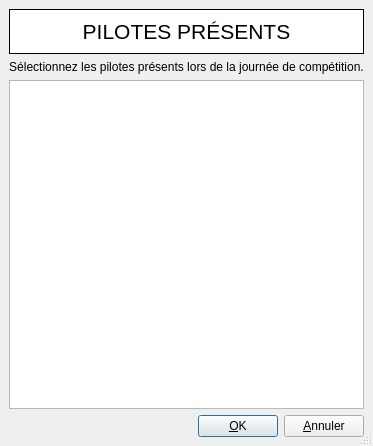
<ui version="4.0" >
 <class>PilotesPresents</class>
 <widget class="QDialog" name="PilotesPresents" >
  <property name="geometry" >
   <rect>
    <x>0</x>
    <y>0</y>
    <width>336</width>
    <height>446</height>
   </rect>
  </property>
  <property name="windowTitle" >
   <string>Qt - Pilotes présents</string>
  </property>
  <property name="sizeGripEnabled" >
   <bool>true</bool>
  </property>
  <layout class="QGridLayout" >
   <property name="margin" >
    <number>9</number>
   </property>
   <property name="spacing" >
    <number>6</number>
   </property>
   <item row="2" column="0" >
    <widget class="QListWidget" name="listePresents" />
   </item>
   <item row="3" column="0" >
    <layout class="QHBoxLayout" >
     <property name="margin" >
      <number>0</number>
     </property>
     <property name="spacing" >
      <number>6</number>
     </property>
     <item>
      <spacer>
       <property name="orientation" >
        <enum>Qt::Horizontal</enum>
       </property>
       <property name="sizeType" >
        <enum>QSizePolicy::Expanding</enum>
       </property>
       <property name="sizeHint" >
        <size>
         <width>20</width>
         <height>20</height>
        </size>
       </property>
      </spacer>
     </item>
     <item>
      <widget class="QPushButton" name="buttonOk" >
       <property name="text" >
        <string>&amp;OK</string>
       </property>
       <property name="shortcut" >
        <string/>
       </property>
       <property name="autoDefault" >
        <bool>true</bool>
       </property>
       <property name="default" >
        <bool>true</bool>
       </property>
      </widget>
     </item>
     <item>
      <widget class="QPushButton" name="buttonCancel" >
       <property name="text" >
        <string>&amp;Annuler</string>
       </property>
       <property name="shortcut" >
        <string>Alt+A</string>
       </property>
       <property name="autoDefault" >
        <bool>true</bool>
       </property>
      </widget>
     </item>
    </layout>
   </item>
   <item row="1" column="0" >
    <widget class="QLabel" name="textLabel1_2" >
     <property name="text" >
      <string>&lt;p align="center">Sélectionnez les pilotes présents lors de la journée de compétition.</string>
     </property>
     <property name="wordWrap" >
      <bool>false</bool>
     </property>
    </widget>
   </item>
   <item row="0" column="0" >
    <widget class="QFrame" name="frame" >
     <property name="palette" >
      <palette>
       <active>
        <colorrole role="Base" >
         <brush brushstyle="SolidPattern" >
          <color alpha="255" >
           <red>255</red>
           <green>255</green>
           <blue>255</blue>
          </color>
         </brush>
        </colorrole>
        <colorrole role="Window" >
         <brush brushstyle="SolidPattern" >
          <color alpha="255" >
           <red>255</red>
           <green>255</green>
           <blue>255</blue>
          </color>
         </brush>
        </colorrole>
       </active>
       <inactive>
        <colorrole role="Base" >
         <brush brushstyle="SolidPattern" >
          <color alpha="255" >
           <red>255</red>
           <green>255</green>
           <blue>255</blue>
          </color>
         </brush>
        </colorrole>
        <colorrole role="Window" >
         <brush brushstyle="SolidPattern" >
          <color alpha="255" >
           <red>255</red>
           <green>255</green>
           <blue>255</blue>
          </color>
         </brush>
        </colorrole>
       </inactive>
       <disabled>
        <colorrole role="Base" >
         <brush brushstyle="SolidPattern" >
          <color alpha="255" >
           <red>255</red>
           <green>255</green>
           <blue>255</blue>
          </color>
         </brush>
        </colorrole>
        <colorrole role="Window" >
         <brush brushstyle="SolidPattern" >
          <color alpha="255" >
           <red>255</red>
           <green>255</green>
           <blue>255</blue>
          </color>
         </brush>
        </colorrole>
       </disabled>
      </palette>
     </property>
     <property name="autoFillBackground" >
      <bool>true</bool>
     </property>
     <property name="frameShape" >
      <enum>QFrame::Box</enum>
     </property>
     <property name="frameShadow" >
      <enum>QFrame::Plain</enum>
     </property>
     <layout class="QGridLayout" >
      <property name="margin" >
       <number>9</number>
      </property>
      <property name="spacing" >
       <number>6</number>
      </property>
      <item row="0" column="0" >
       <widget class="QLabel" name="TextLabel1" >
        <property name="sizePolicy" >
         <sizepolicy>
          <hsizetype>1</hsizetype>
          <vsizetype>1</vsizetype>
          <horstretch>0</horstretch>
          <verstretch>0</verstretch>
         </sizepolicy>
        </property>
        <property name="minimumSize" >
         <size>
          <width>0</width>
          <height>0</height>
         </size>
        </property>
        <property name="maximumSize" >
         <size>
          <width>32767</width>
          <height>32767</height>
         </size>
        </property>
        <property name="font" >
         <font>
          <pointsize>16</pointsize>
          <weight>75</weight>
          <bold>true</bold>
         </font>
        </property>
        <property name="text" >
         <string>&lt;html>&lt;head>&lt;meta name="qrichtext" content="1" />&lt;style type="text/css">
p, li { white-space: pre-wrap; }
&lt;/style>&lt;/head>&lt;body style=" font-family:'MS Shell Dlg 2'; font-size:16pt; font-weight:600; font-style:normal; text-decoration:none;">
&lt;p style=" margin-top:0px; margin-bottom:0px; margin-left:0px; margin-right:0px; -qt-block-indent:0; text-indent:0px;">&lt;span style=" font-weight:400;">PILOTES PRÉSENTS&lt;/span>&lt;/p>&lt;/body>&lt;/html></string>
        </property>
        <property name="alignment" >
         <set>Qt::AlignCenter</set>
        </property>
        <property name="wordWrap" >
         <bool>false</bool>
        </property>
       </widget>
      </item>
     </layout>
    </widget>
   </item>
  </layout>
 </widget>
 <layoutdefault spacing="6" margin="11" />
 <pixmapfunction>qPixmapFromMimeSource</pixmapfunction>
 <resources/>
 <connections>
  <connection>
   <sender>buttonOk</sender>
   <signal>clicked()</signal>
   <receiver>PilotesPresents</receiver>
   <slot>accept()</slot>
   <hints>
    <hint type="sourcelabel" >
     <x>20</x>
     <y>20</y>
    </hint>
    <hint type="destinationlabel" >
     <x>20</x>
     <y>20</y>
    </hint>
   </hints>
  </connection>
  <connection>
   <sender>buttonCancel</sender>
   <signal>clicked()</signal>
   <receiver>PilotesPresents</receiver>
   <slot>reject()</slot>
   <hints>
    <hint type="sourcelabel" >
     <x>20</x>
     <y>20</y>
    </hint>
    <hint type="destinationlabel" >
     <x>20</x>
     <y>20</y>
    </hint>
   </hints>
  </connection>
 </connections>
</ui>
